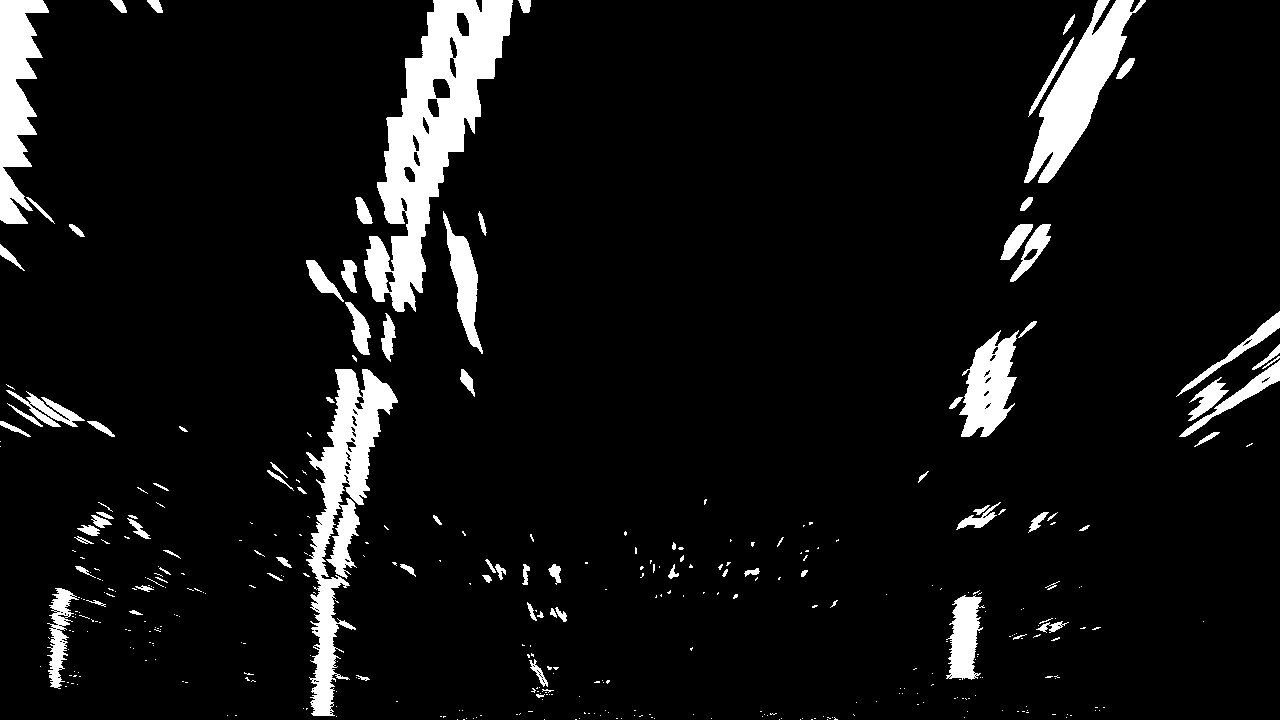
#> input picture lectures/04-Advanced_Computer_Vision/resources/warped-example.jpg, 1280 x 720 px
$ jupyter execute 04-Advanced_Computer_Vision.ipynb   (shell and % lines are left out)   (older library calls are emulated)
#> lines starting #> are read from the running program, lines starting #| are printed output that depends on the picture; after the words box and inside, x2 and y2 are one past the last pixel; in counts of white or black regions, pixels touching at a corner belong together
# Project Steps

Steps we’ve covered so far:
1. Camera calibration
2. Distortion correction
3. Color/gradient threshold
4. Perspective transform

After doing these steps, you’ll be given two additional steps for the project:
5. Detect lane lines
6. Determine the lane curvature

# Processing Each Image

- in the project at the end of this module, the first thing you'll do is to compute the camera calibration matrix and distortion coefficients
- you only need to compute these once, and then you'll apply them to undistort each new frame
- next, you'll apply thresholds to create a binary image and then apply a perspective transform

## Thresholding

- you'll want to try out various combinations of color and gradient thresholds to generate a binary image where the lane lines are clearly visible
- there's more than one way to achieve a good result, but for example, the output you're going for should look something like this:

## Perspective Transform

- next, you want to identify four source points for your perspective transform
- in this case, you can assume the road is a flat plane
    - this isn't strictly true, but it can serve as an approximation for this project
- you would like to pick four points in a trapezoidal shape (similar to region masking) that would represent a rectangle when looking down on the road from above
- the easiest way to do this is to investigate an image where the lane lines are straight, and find four points lying along the lines that, after perspective transform, make the lines look straight and vertical from a bird's eye view perspective

- here's an example of the result you are going for with straight lane lines:

- those same four source points will now work to transform any image (again, under the assumption that the road is flat and the camera perspective hasn't changed)
- when applying the transform to new images, the test of whether or not you got the transform correct, is that the lane lines should appear parallel in the warped images, whether they are straight or curved

- here's an example of applying a perspective transform to your thresholded binary image, using the same source and destination points as above, showing that the curved lines are (more or less) parallel in the transformed image:

# Finding the Lines: Histogram Peaks

- you now have a thresholded warped image and you're ready to map out the lane lines!
- there are many ways you could go about this, but here's one example of how you might do it

## Line Finding Method: Peaks in a Histogram

- after applying calibration, thresholding, and a perspective transform to a road image, you should have a binary image where the lane lines stand out clearly
- however, you still need to decide explicitly which pixels are part of the lines and which belong to the left line and which belong to the right line
- plotting a histogram of where the binary activations occur across the image is one potential solution for this

[cell 1]
import numpy as np
import matplotlib.image as mpimg
import matplotlib.pyplot as plt
import cv2

[cell 2]
# Load our image
# `mpimg.imread` will load .jpg as 0-255, so normalize back to 0-1
img = mpimg.imread("resources/warped-example.jpg") / 255


def hist(img):
    # Grab only the bottom half of the image
    # Lane lines are likely to be mostly vertical nearest to the car
    bottom_half = img[img.shape[0] // 2 :, :]
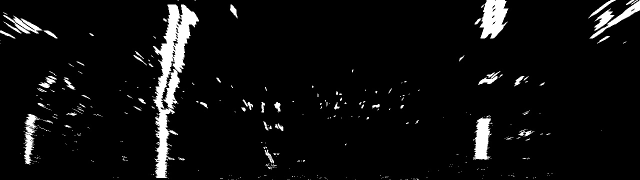
#> bottom_half: shape (360, 1280) float64 (shown at 1/2 size); min 0, max 1, mean 0.0563

    # Sum across image pixels vertically - make sure to set `axis`
    # i.e. the highest areas of vertical lines should be larger values
    # Take a histogram along all the columns in the lower half of the image
    histogram = np.sum(bottom_half, axis=0)
#> histogram = 1280 values, max 244.9 at index 327, min 0 at index 208, mean 20.28

    return histogram


# Create histogram of image binary activations
histogram = hist(img)

# Visualize the resulting histogram
plt.plot(histogram)
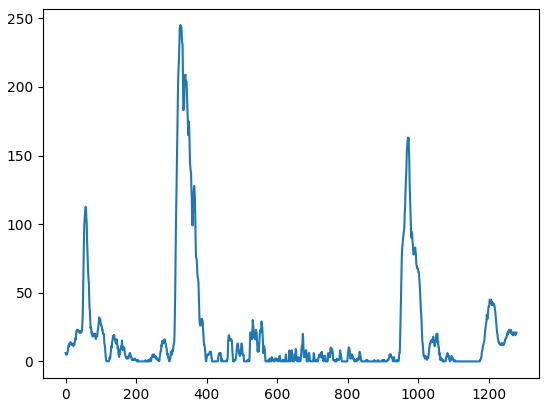
#> figure drawn by matplotlib, 1 panel; curve peaks at x = 327, y = 244.9

## Sliding Window

- with this histogram we are adding up the pixel values along each column in the image
- in our thresholded binary image, pixels are either 0 or 1, so the two most prominent peaks in this histogram will be good indicators of the x-position of the base of the lane lines
- we can use that as a starting point for where to search for the lines
- from that point, we can use a sliding window, placed around the line centers, to find and follow the lines up to the top of the frame

# Finding the Lines: Sliding Window
## Implement Sliding Windows and Fit a Polynomial

- we can use the two highest peaks from our histogram as a starting point for determining where the lane lines are, and then use sliding windows moving upward in the image (further along the road) to determine where the lane lines go

[cell 3]
# Load our image
binary_warped = mpimg.imread("resources/warped-example.jpg")
#> binary_warped is the input picture: shape (720, 1280); min 0, max 255, mean 18.5


def find_lane_pixels(binary_warped):
    # Take a histogram of the bottom half of the image
    histogram = np.sum(binary_warped[binary_warped.shape[0] // 2 :, :], axis=0)
#> histogram = 1280 values, max 62445 at index 327, min 0 at index 208, mean 5170.2

    # Create an output image to draw on and visualize the result
    out_img = np.dstack((binary_warped, binary_warped, binary_warped))

    # Find the peak of the left and right halves of the histogram
    # These will be the starting point for the left and right lines
    midpoint = np.int(histogram.shape[0] // 2)
    leftx_base = np.argmax(histogram[:midpoint])
#> leftx_base = 327
    rightx_base = np.argmax(histogram[midpoint:]) + midpoint
#> rightx_base = 971

    # HYPERPARAMETERS - related to our sliding windows
    # Choose the number of sliding windows
    nwindows = 9
    # Set the width of the windows +/- margin
    margin = 100
    # Set minimum number of pixels found to recenter window
    minpix = 50

    # Set height of windows - based on nwindows above and image shape
    window_height = np.int(binary_warped.shape[0] // nwindows)

    # Identify the x and y positions of all nonzero pixels in the image
    nonzero = binary_warped.nonzero()
#> nonzero = 89486 positions, rows 0 to 719, columns 0 to 1279
    nonzeroy = np.array(nonzero[0])
    nonzerox = np.array(nonzero[1])

    # Current positions to be updated later for each window in nwindows
    leftx_current = leftx_base
#> leftx_current = 327
    rightx_current = rightx_base
#> rightx_current = 971

    # Create empty lists to receive left and right lane pixel indices
    left_lane_inds = []
    right_lane_inds = []

    # 1. Loop through each window in nwindows

    # 2. Find the boundaries of our current window.
    #    This is based on a combination of the current window's starting point
    #    (leftx_current and rightx_current), as well as the margin you set in the hyperparameters.

    # 3. Use cv2.rectangle to draw these window boundaries onto our visualization image out_img.
    #    This is required for the quiz, but you can skip this step in practice if you don't need
    #    to visualize where the windows are.

    # 4. Now that we know the boundaries of our window, find out which activated pixels from
    #    nonzeroy and nonzerox above actually fall into the window.

    # 5. Append these to our lists left_lane_inds and right_lane_inds.

    # 6. If the number of pixels you found in Step 4 are greater than your hyperparameter minpix,
    #    re-center our window (i.e. leftx_current or rightx_current) based on the mean position of these pixels.

    # Step through the windows one by one
    for window in range(nwindows):
        # Identify window boundaries in x and y (and right and left)
        win_y_low = binary_warped.shape[0] - (window + 1) * window_height
        win_y_high = binary_warped.shape[0] - window * window_height
        win_xleft_low = leftx_current - margin
        win_xleft_high = leftx_current + margin
        win_xright_low = rightx_current - margin
        win_xright_high = rightx_current + margin

        # Draw the windows on the visualization image
        cv2.rectangle(
            out_img,
            (win_xleft_low, win_y_low),
            (win_xleft_high, win_y_high),
            (0, 255, 0),
            2,
        )
        cv2.rectangle(
            out_img,
            (win_xright_low, win_y_low),
            (win_xright_high, win_y_high),
            (0, 255, 0),
            2,
        )

        # Identify the nonzero pixels in x and y within the window #
        good_left_inds = (
            (nonzeroy >= win_y_low)
            & (nonzeroy < win_y_high)
            & (nonzerox >= win_xleft_low)
            & (nonzerox < win_xleft_high)
        ).nonzero()[0]
        good_right_inds = (
            (nonzeroy >= win_y_low)
            & (nonzeroy < win_y_high)
            & (nonzerox >= win_xright_low)
            & (nonzerox < win_xright_high)
        ).nonzero()[0]

        # Append these indices to the lists
        left_lane_inds.append(good_left_inds)
        right_lane_inds.append(good_right_inds)

        # If you found > minpix pixels, recenter next window on their mean position
        if len(good_left_inds) > minpix:
            leftx_current = np.int(np.mean(nonzerox[good_left_inds]))
        if len(good_right_inds) > minpix:
            rightx_current = np.int(np.mean(nonzerox[good_right_inds]))
#> this loop made 9 passes
#> (win_xleft_low, win_xleft_high, win_xright_low, win_xright_high, leftx_current, rightx_current) on passes 1 to 8: (227, 427, 871, 1071, 319, 968), (219, 419, 868, 1068, 327, 989), (227, 427, 889, 1089, 329, 1002), (229, 429, 902, 1102, 344, 977), (244, 444, 877, 1077, 366, 992), (266, 466, 892, 1092, 391, 1021), (291, 491, 921, 1121, 411, 1036), (311, 511, 936, 1136, 432, 1063)
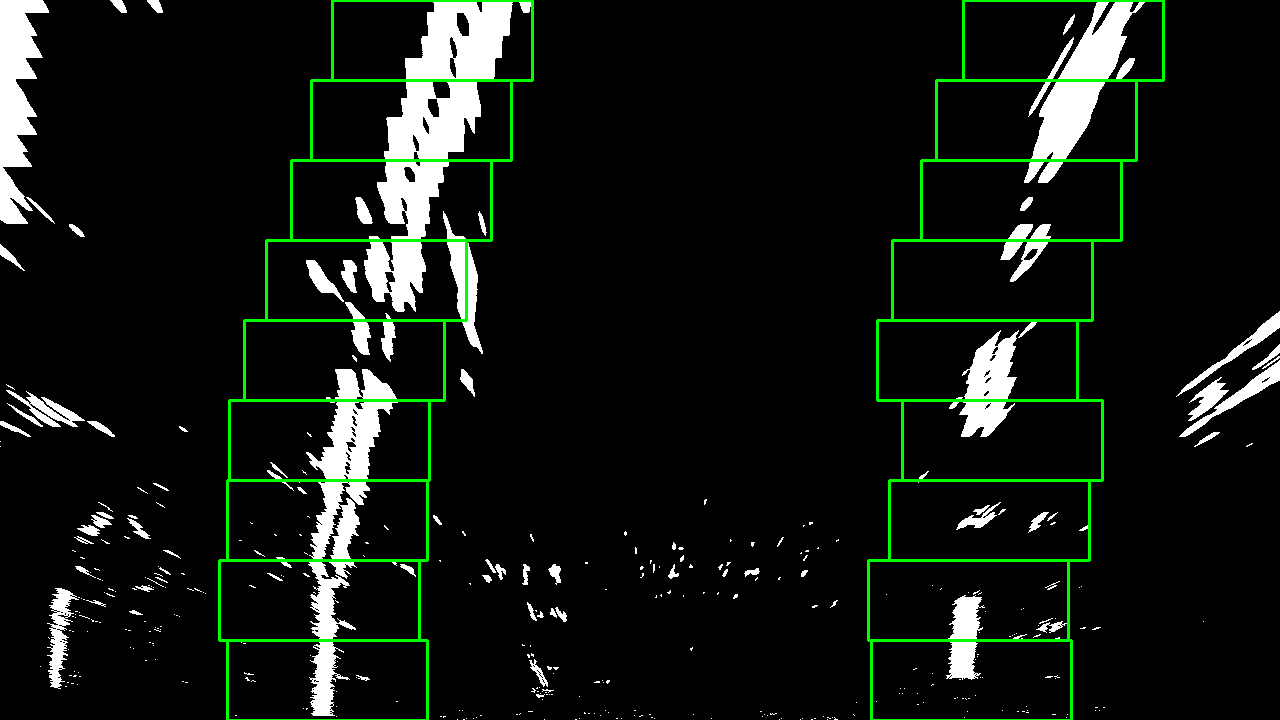
#> out_img: shape (720, 1280, 3); 2.18% of pixels changed, all inside (x1, y1, x2, y2) = (218, 0, 1165, 720); drawn as R, G, B
#> after the loop, left_lane_inds = 9 items; right_lane_inds = 9 items

    # Concatenate the arrays of indices (previously was a list of lists of pixels)
    try:
        left_lane_inds = np.concatenate(left_lane_inds)
        right_lane_inds = np.concatenate(right_lane_inds)
    except ValueError:
        # Avoids an error if the above is not implemented fully
        pass

    # Extract left and right line pixel positions
    leftx = nonzerox[left_lane_inds]
    lefty = nonzeroy[left_lane_inds]
    rightx = nonzerox[right_lane_inds]
    righty = nonzeroy[right_lane_inds]

    return leftx, lefty, rightx, righty, out_img

- `numpy.sum` https://numpy.org/doc/1.18/reference/generated/numpy.sum.html
- `numpy.dstack` https://numpy.org/doc/1.18/reference/generated/numpy.dstack.html
- `numpy.nonzero` https://docs.scipy.org/doc/numpy/reference/generated/numpy.nonzero.html
- `numpy.argmax` https://numpy.org/doc/1.18/reference/generated/numpy.argmax.html

[cell 4]
def fit_polynomial(binary_warped):
    # Find our lane pixels first
    leftx, lefty, rightx, righty, out_img = find_lane_pixels(binary_warped)

    # Fit a second order polynomial to each using `np.polyfit`
    left_fit = np.polyfit(lefty, leftx, 2)
#> left_fit = [0.000223, -0.391, 478.1]
    right_fit = np.polyfit(righty, rightx, 2)
#> right_fit = [0.00042, -0.48, 1115.2]

    # Generate x and y values for plotting
    # Take note of how we fit the lines above
    # while normally you calculate a y-value for a given x
    # here we do the opposite because we expect our lane lines to be (mostly) vertically-oriented
    ploty = np.linspace(0, binary_warped.shape[0] - 1, binary_warped.shape[0])
    try:
        left_fitx = left_fit[0] * ploty ** 2 + left_fit[1] * ploty + left_fit[2]
#> left_fitx = 720 values, max 478.1 at index 0, min 312.5 at index 719, mean 376.1
        right_fitx = right_fit[0] * ploty ** 2 + right_fit[1] * ploty + right_fit[2]
#> right_fitx = 720 values, max 1115.2 at index 0, min 978.2 at index 571, mean 1015.2
    except TypeError:
        # Avoids an error if `left` and `right_fit` are still none or incorrect
        print("The function failed to fit a line!")
        left_fitx = 1 * ploty ** 2 + 1 * ploty
        right_fitx = 1 * ploty ** 2 + 1 * ploty

    ## Visualization ##
    # Colors in the left and right lane regions
    out_img[lefty, leftx] = [255, 0, 0]
    out_img[righty, rightx] = [0, 0, 255]
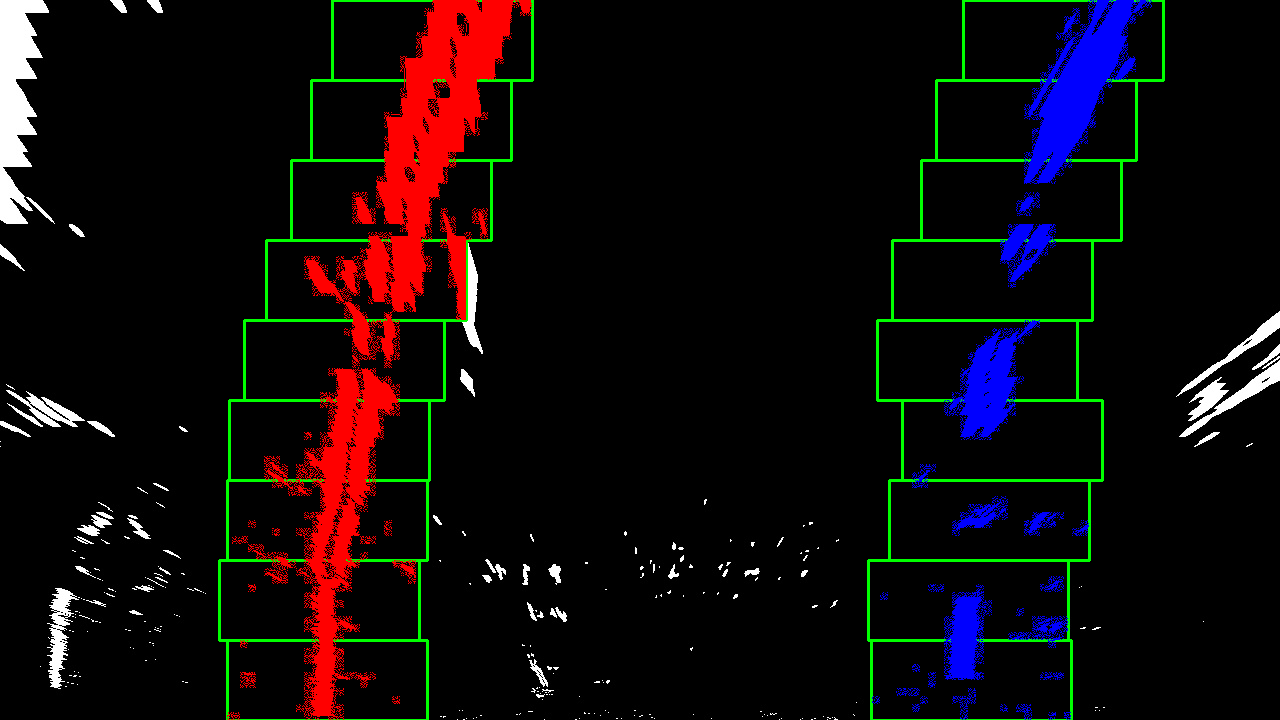
#> out_img: shape (720, 1280, 3); mean of channels 0, 1, 2 15.8, 9.5, 10.6; drawn as R, G, B

    # Plots the left and right polynomials on the lane lines
    plt.plot(left_fitx, ploty, color="yellow")
    plt.plot(right_fitx, ploty, color="yellow")

    return out_img

- `numpy.linspace` https://docs.scipy.org/doc/numpy/reference/generated/numpy.linspace.html

[cell 5]
out_img = fit_polynomial(binary_warped)

plt.imshow(out_img)
#> (the rest of the program and of its run is left out)
